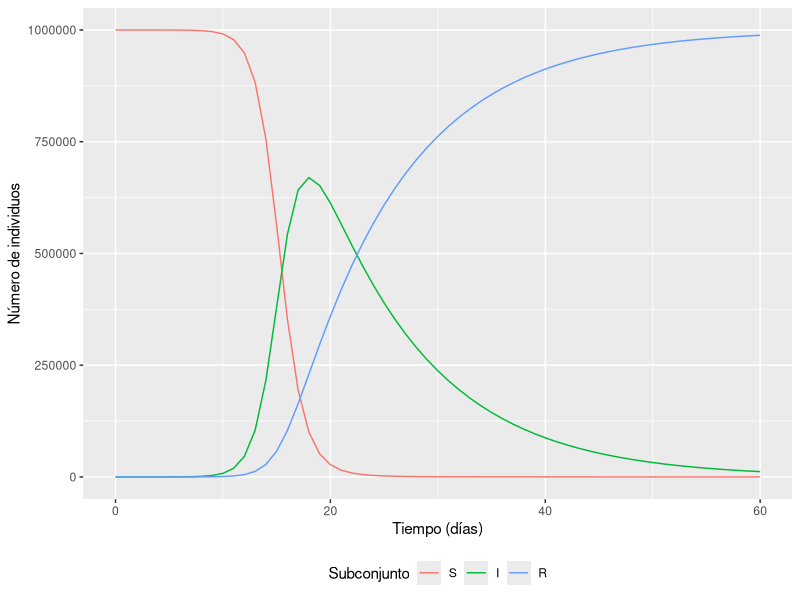
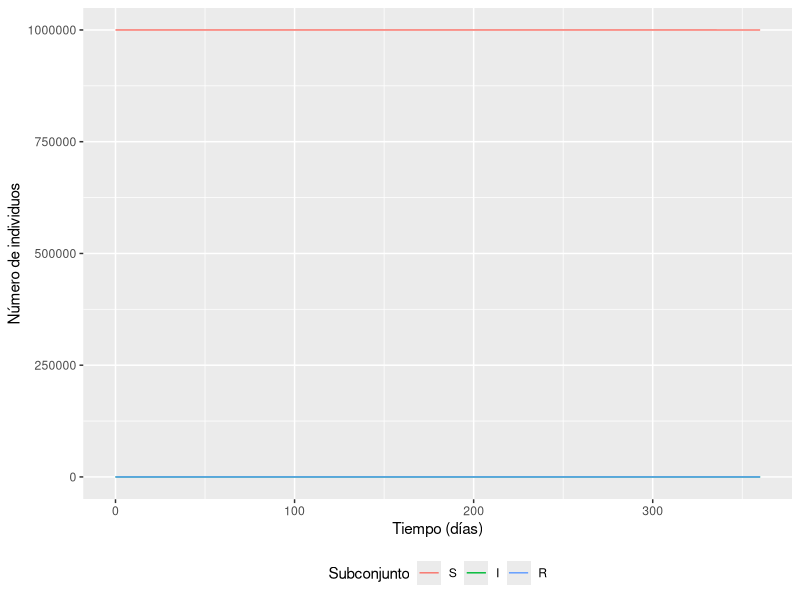
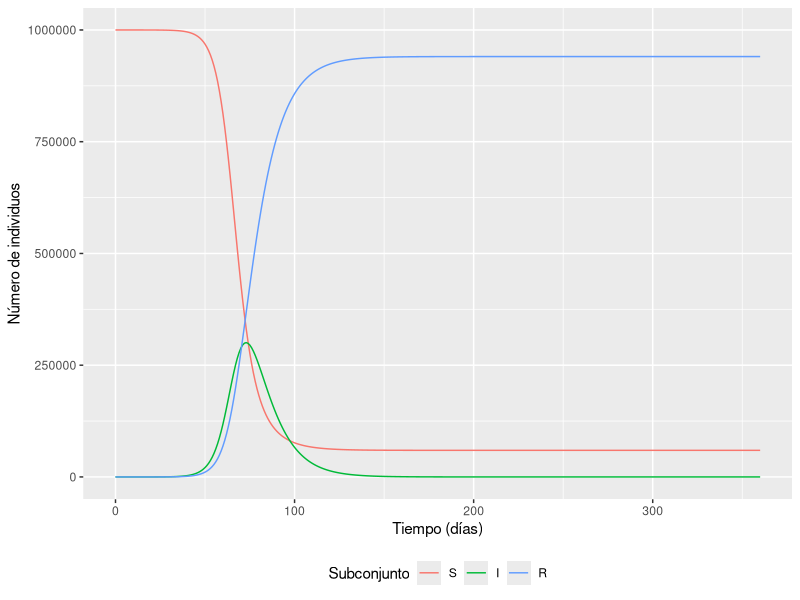
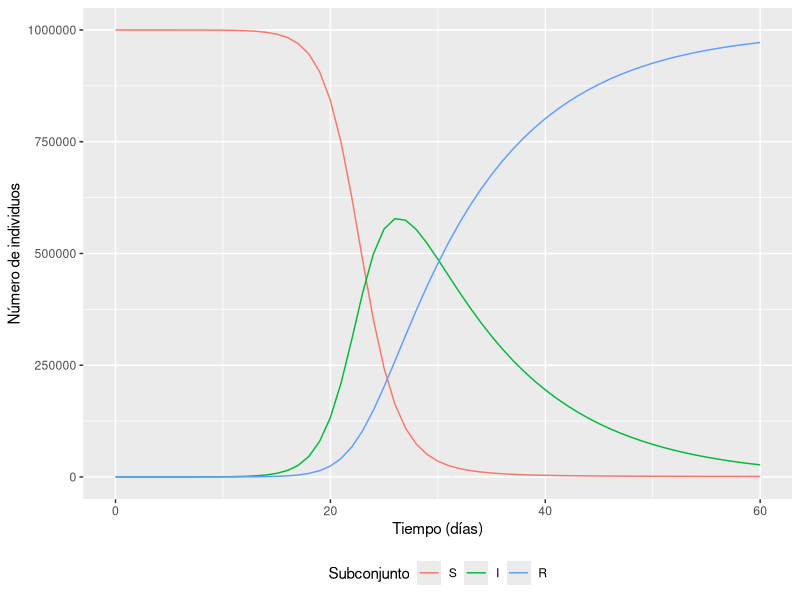
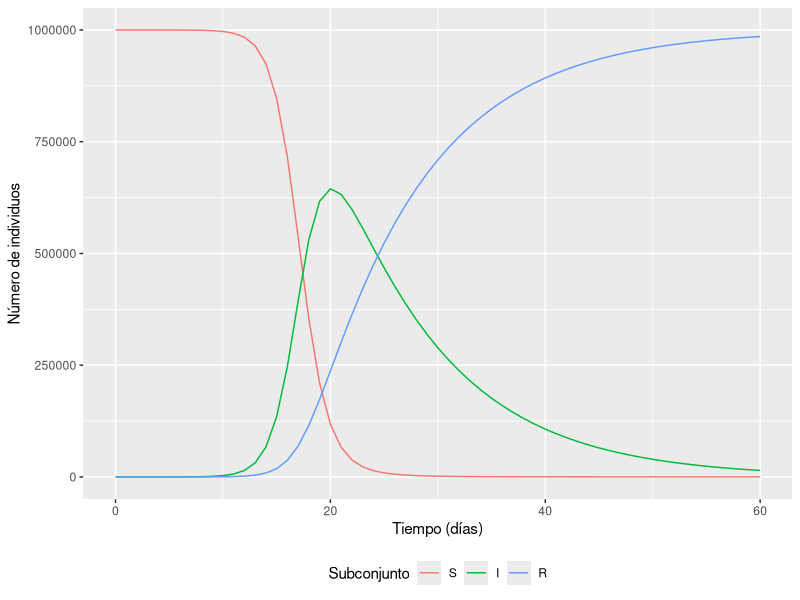
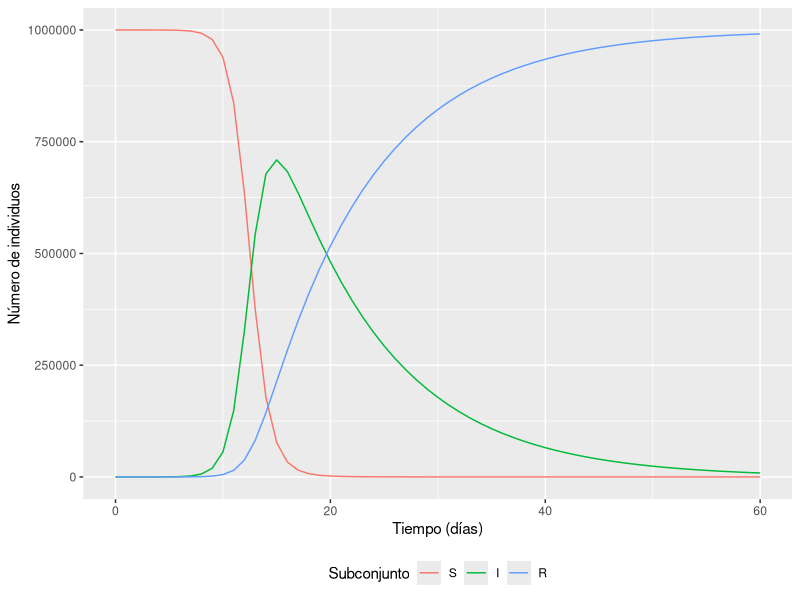
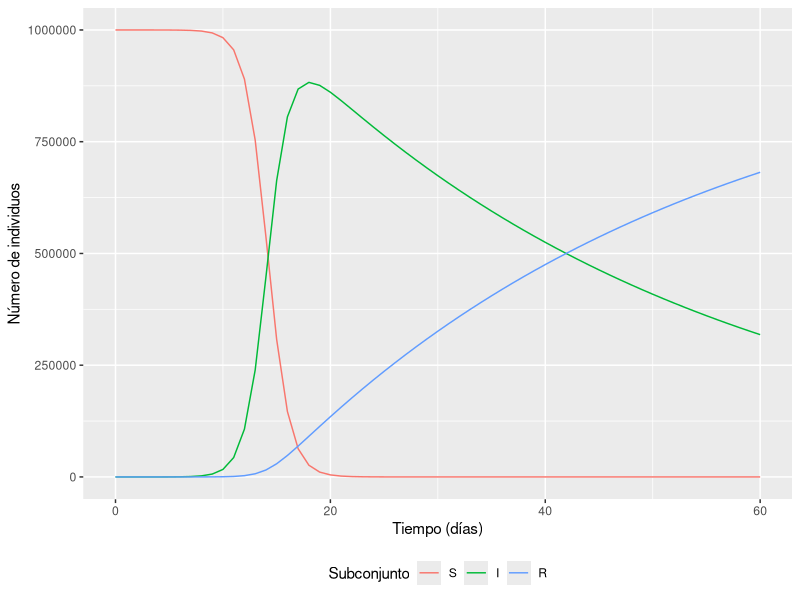
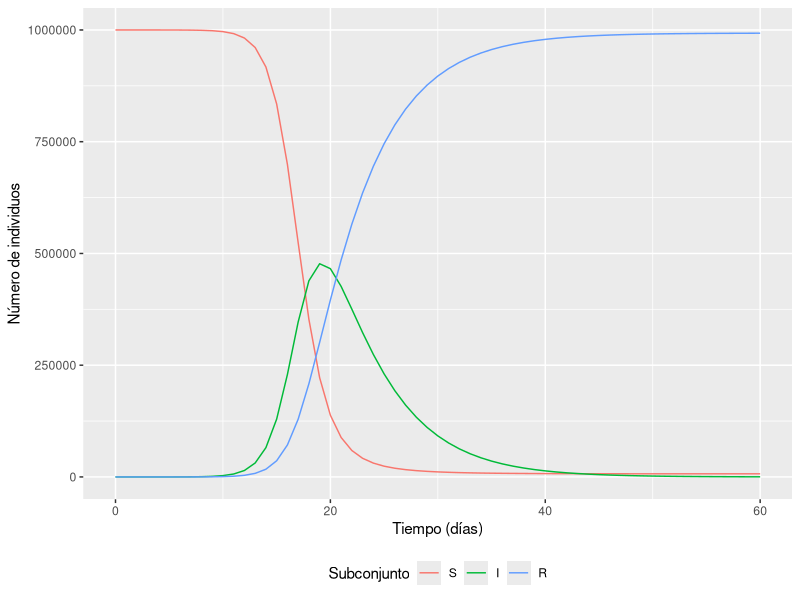

These figures' R source, in order:
## ---- chunk 1
knitr::opts_chunk$set(echo = TRUE)
## ---- chunk 2
# PACKAGES:
library(deSolve)
library(reshape2)
library(ggplot2)


initial_state_values <- c(S = 999999,  # Número de susceptibles inicial
                                       # 
                          I = 1,       # Se inicia con una persona infectada
                          R = 0)       # 


#razones en unidades de días^-1
parameters <- c(beta = 1,      # razón de infección
                gamma = 0.1)   # razón de recuperación

#valores de tiempo para resolver la ecuación, de 0 a 60 días
times <- seq(from = 0, to = 60, by = 1)   

sir_model <- function(time, state, parameters) {  
    with(as.list(c(state, parameters)), {# R obtendrá los nombres de variables a
                                         # partir de inputs de estados y parametros
        N <- S+I+R 
        lambda <- beta * I/N
        dS <- -lambda * S               
        dI <- lambda * S - gamma * I   
        dR <- gamma * I                 
        return(list(c(dS, dI, dR))) 
    })
}

# poner la solución del sistema de ecuaciones en forma de un dataframe
output <- as.data.frame(ode(y = initial_state_values, 
                            times = times, 
                            func = sir_model,
                            parms = parameters))
## ---- chunk 3

output_long <- melt(as.data.frame(output), id = "time")                  

ggplot(data = output_long,                                              
       aes(x = time, y = value, colour = variable, group = variable)) +  
  geom_line() +                                                          
  xlab("Tiempo (días)")+                                                   
  ylab("Número de individuos") +                                             
  labs(colour = "Subconjunto") +
  theme(legend.position = "bottom")
## ---- chunk 4
# Generate Dataframes for multiple Beta Values (Using R for better plot aestetics)

times_1_yr = seq(from = 0, to = 360, by = 1)

output_Beta_1 <- as.data.frame(ode(y = initial_state_values, 
                            times = times_1_yr, 
                            func = sir_model,
                            parms = c(beta = 0.1, gamma = 0.1)))

output_Beta_2 <- as.data.frame(ode(y = initial_state_values, 
                            times = times_1_yr, 
                            func = sir_model,
                            parms = c(beta = 0.3, gamma = 0.1)))

output_Beta_3 <- as.data.frame(ode(y = initial_state_values, 
                            times = times, 
                            func = sir_model,
                            parms = c(beta = 0.7, gamma = 0.1)))

output_Beta_4 <- as.data.frame(ode(y = initial_state_values, 
                            times = times, 
                            func = sir_model,
                            parms = c(beta = 0.9, gamma = 0.1)))

output_Beta_5 <- as.data.frame(ode(y = initial_state_values, 
                            times = times, 
                            func = sir_model,
                            parms = c(beta = 1.2, gamma = 0.1)))

output_long_B_1 <- melt(as.data.frame(output_Beta_1), id = "time") 
output_long_B_2 <- melt(as.data.frame(output_Beta_2), id = "time")  
output_long_B_3 <- melt(as.data.frame(output_Beta_3), id = "time")  
output_long_B_4 <- melt(as.data.frame(output_Beta_4), id = "time")  
output_long_B_5 <- melt(as.data.frame(output_Beta_5), id = "time")
## ---- chunk 5
ggplot(data = output_long_B_1,                                              
       aes(x = time, y = value, colour = variable, group = variable)) +  
  geom_line() +                                                          
  xlab("Tiempo (días)")+                                                   
  ylab("Número de individuos") +                                             
  labs(colour = "Subconjunto") +
  theme(legend.position = "bottom")
## ---- chunk 6
ggplot(data = output_long_B_2,                                              
       aes(x = time, y = value, colour = variable, group = variable)) +  
  geom_line() +                                                          
  xlab("Tiempo (días)")+                                                   
  ylab("Número de individuos") +                                             
  labs(colour = "Subconjunto") +
  theme(legend.position = "bottom")
## ---- chunk 7
ggplot(data = output_long_B_3,                                              
       aes(x = time, y = value, colour = variable, group = variable)) +  
  geom_line() +                                                          
  xlab("Tiempo (días)")+                                                   
  ylab("Número de individuos") +                                             
  labs(colour = "Subconjunto") +
  theme(legend.position = "bottom")
## ---- chunk 8
ggplot(data = output_long_B_4,                                              
       aes(x = time, y = value, colour = variable, group = variable)) +  
  geom_line() +                                                          
  xlab("Tiempo (días)")+                                                   
  ylab("Número de individuos") +                                             
  labs(colour = "Subconjunto") +
  theme(legend.position = "bottom")
## ---- chunk 9
ggplot(data = output_long_B_5,                                              
       aes(x = time, y = value, colour = variable, group = variable)) +  
  geom_line() +                                                          
  xlab("Tiempo (días)")+                                                   
  ylab("Número de individuos") +                                             
  labs(colour = "Subconjunto") +
  theme(legend.position = "bottom")
## ---- chunk 10
# Generate Dataframes for multiple Beta Values (Using R for better plot aestetics)

output_Gamma_1 <- as.data.frame(ode(y = initial_state_values, 
                            times = times, 
                            func = sir_model,
                            parms = c(beta = 1, gamma = 0.025)))

output_Gamma_2 <- as.data.frame(ode(y = initial_state_values, 
                            times = times, 
                            func = sir_model,
                            parms = c(beta = 1, gamma = 0.2)))

output_Gamma_3 <- as.data.frame(ode(y = initial_state_values, 
                            times = times, 
                            func = sir_model,
                            parms = c(beta = 1, gamma = 0.5)))

output_Gamma_4 <- as.data.frame(ode(y = initial_state_values, 
                            times = times_1_yr, 
                            func = sir_model,
                            parms = c(beta = 1, gamma = 1)))

output_long_G_1 <- melt(as.data.frame(output_Gamma_1), id = "time") 
output_long_G_2 <- melt(as.data.frame(output_Gamma_2), id = "time")  
output_long_G_3 <- melt(as.data.frame(output_Gamma_3), id = "time")  
output_long_G_4 <- melt(as.data.frame(output_Gamma_4), id = "time")
## ---- chunk 11
ggplot(data = output_long_G_1,                                              
       aes(x = time, y = value, colour = variable, group = variable)) +  
  geom_line() +                                                          
  xlab("Tiempo (días)")+                                                   
  ylab("Número de individuos") +                                             
  labs(colour = "Subconjunto") +
  theme(legend.position = "bottom")
## ---- chunk 12
ggplot(data = output_long_G_2,                                              
       aes(x = time, y = value, colour = variable, group = variable)) +  
  geom_line() +                                                          
  xlab("Tiempo (días)")+                                                   
  ylab("Número de individuos") +                                             
  labs(colour = "Subconjunto") +
  theme(legend.position = "bottom")
## ---- chunk 13
ggplot(data = output_long_G_3,                                              
       aes(x = time, y = value, colour = variable, group = variable)) +  
  geom_line() +                                                          
  xlab("Tiempo (días)")+                                                   
  ylab("Número de individuos") +                                             
  labs(colour = "Subconjunto") +
  theme(legend.position = "bottom")
## ---- chunk 14
ggplot(data = output_long_G_4,                                              
       aes(x = time, y = value, colour = variable, group = variable)) +  
  geom_line() +                                                          
  xlab("Tiempo (días)")+                                                   
  ylab("Número de individuos") +                                             
  labs(colour = "Subconjunto") +
  theme(legend.position = "bottom")
